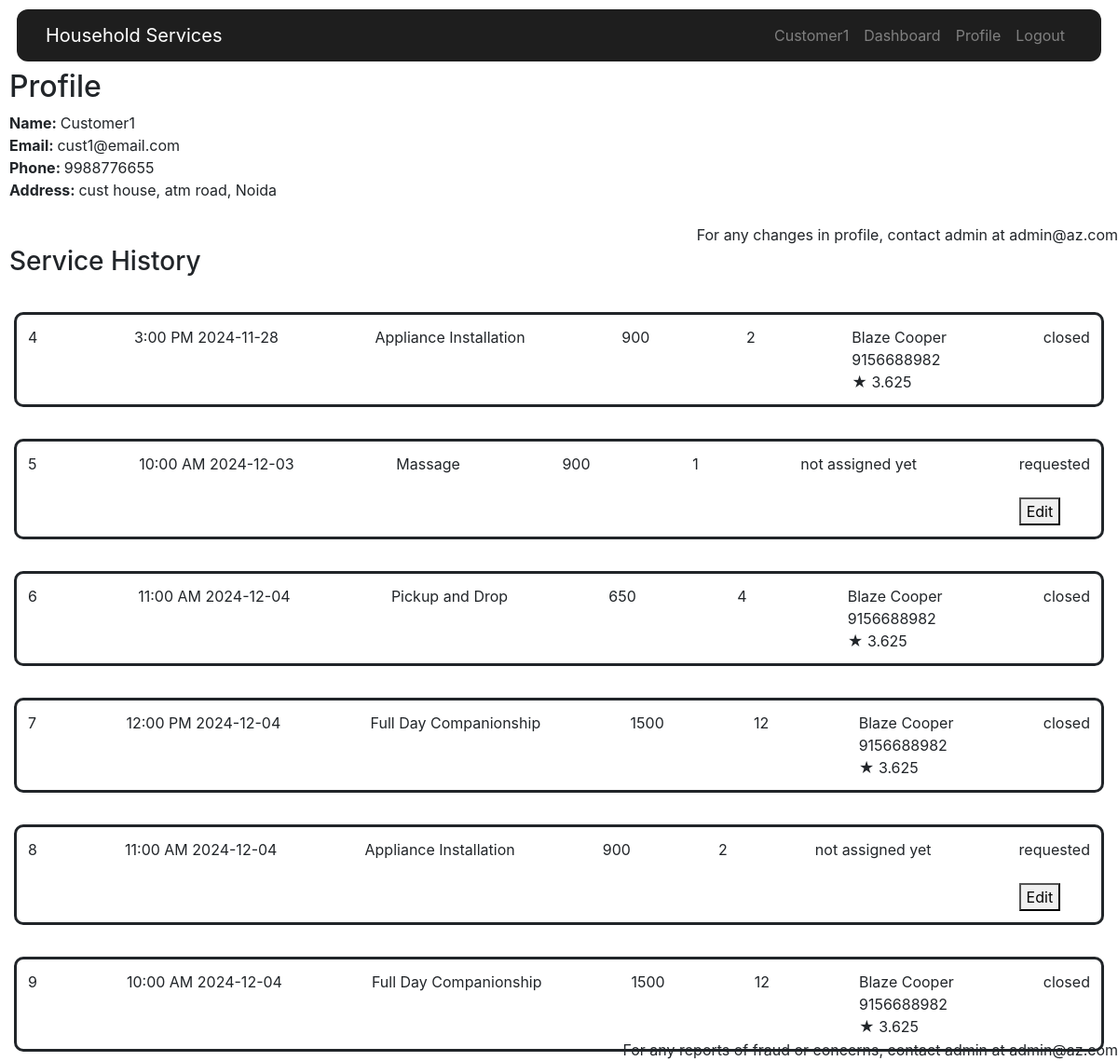
The app's page /profile (signed in) with its own data.
### model.py (models this page shows)
class users(db.Model, UserMixin):
    __tablename__ = 'users'
    id = db.Column(db.Integer, primary_key=True, autoincrement=True)
    name = db.Column(db.String(50), nullable=False)
    mobile = db.Column(db.String(50), nullable=False)
    email = db.Column(db.String(150), unique=True, nullable=False)
    password = db.Column(db.String(150), nullable=False)
    service = db.Column(db.String(150), nullable=True)
    address = db.Column(db.String(150), nullable=False)
    city = db.Column(db.String(50), nullable=False)
    type = db.Column(db.String(50), nullable=False)
    reviews = db.Column(db.String(150), nullable=True)
    status = db.Column(db.String(50), nullable=False)
    s_status = db.Column(db.String(50), nullable=True)
    doc_loc = db.Column(db.String(150), nullable=True)

class service_req(db.Model):
    __tablename__ = 'service_req'
    req_id = db.Column(db.Integer, primary_key=True, autoincrement=True)
    cust_id = db.Column(db.Integer, db.ForeignKey('users.id'))
    prof_id = db.Column(db.Integer, db.ForeignKey('users.id'), nullable=True)
    package_id = db.Column(db.Integer, db.ForeignKey('packages.package_id'))
    service_name= db.Column(db.String, db.ForeignKey('services.service_name'))
    status = db.Column(db.String(50), nullable=False)
    time = db.Column(db.String(50), nullable=False)
    date = db.Column(db.String(50), nullable=False)
    comments = db.Column(db.String(50), nullable=True)

class packages(db.Model):
    __tablename__ = 'packages'
    package_id = db.Column(db.Integer, primary_key=True, autoincrement=True)
    service_id = db.Column(db.Integer, db.ForeignKey('services.service_id'))
    package_name = db.Column(db.String(50), nullable=False)
    duration = db.Column(db.String(50), nullable=False)
    price = db.Column(db.String(50), nullable=False)

### routes/customer_route.py (the view)
    @app.route('/profile')
    @login_required
    @cust_required
    def profile():
        serv_list = service_req.query.filter_by(cust_id=current_user.id).all()
        service_list = []
        for serv in serv_list:
            pk = packages.query.filter_by(package_id=serv.package_id).first()
            if serv.prof_id == None:
                dict = {
                "service_id":serv.req_id,
                "package_name":pk.package_name,
                "price":pk.price,
                "duration":pk.duration,
                "prof_name":"not assigned yet",
                "time": serv.time,
                "date": serv.date,
                "rating":"",
                "status":serv.status,
            }
            else :
                prof = users.query.filter_by(id=serv.prof_id).first()
                dict = {
                "service_id":serv.req_id,
                "package_name":pk.package_name,
                "price":pk.price,
                "phone":prof.mobile,
                "duration":pk.duration,
                "prof_name":prof.name,
                "time": serv.time,
                "date": serv.date,
                "rating":"★ " + prof.reviews,
                "status":serv.status,
            }
            service_list.append(dict)
        data = {
            "name":current_user.name,
            "email":current_user.email,
            "phone":current_user.mobile,
            "address":current_user.address + ", " + current_user.city,
            "history": service_list,
        }
        return render_template("cust_profile.html", data = data)

### routes/customer_route.py (called while the page is built)
def cust_required(f):
    @wraps(f)
    def decorated_function(*args, **kwargs):
        if not current_user.is_authenticated or current_user.type != 'cust':
            abort(403)  # Forbidden
        return f(*args, **kwargs)
    return decorated_function

### templates/cust_profile.html
{% extends "layout.html" %}
{% block script %}
<link rel="stylesheet" href="{{ url_for('static', filename='css/cust_profile.css') }}">
{% endblock %}
    {% block body %}
      <h2>Profile</h2>
      <b>Name: </b> {{data.name}}<br>
      <b>Email: </b> {{data.email}}<br>
      <b>Phone: </b> {{data.phone}}<br>
      <b>Address: </b> {{data.address}}<br><br>
      <div style="position: absolute; right: 0;"> For any changes in profile, contact admin at admin@az.com</div>
      <br>
      <div class="ser-hist">
      <h3>Service History</h3>
      {% for service in data.history %}<br>
        <div class="ser-hist-div">
          <div>{{service.service_id}}</div>
          <div>{{service.time}} {{service.date}}</div>
          <div>{{service.package_name}}</div>
          <div>{{service.price}}</div>
          <div>{{service.duration}}</div>
          <div>{{service.prof_name}}<br>{{service.phone}}<br>{{service.rating}}</div>
          {% if service.status == "accepted" %}
              <button onclick="location.href='/close/{{service.service_id}}'">Close it?</button>
          {% elif service.status == "requested"%}
              <div>{{ service.status }}<br><br><button onclick="location.href='/bookedit/{{service.service_id}}'">Edit</button></div>
          {% else %}
              <div>{{ service.status }}</div>
          {% endif %}
        </div>
      {% endfor %}
      </div>
      <div style="position: fixed; bottom:0; right: 0;">For any reports of fraud or concerns, contact admin at admin@az.com</div>
  {% endblock %}

### templates/layout.html (shortened to what this page needs)
<!DOCTYPE html>
<html lang="en">
    <head>
        <link rel="stylesheet" href="https://stackpath.bootstrapcdn.com/bootstrap/4.5.2/css/bootstrap.min.css">
        <link rel="stylesheet" href="{{ url_for('static', filename='css/layout.css') }}">
    </head>
<body style="margin:10px">
  <nav class="navbar navbar-expand-lg  " id= "navbar-id" >
    <div class="container-fluid" >
        <span class="navbar-brand">Household Services</span>
        <div class="collapse navbar-collapse " id="navbarNav">
            <ul class="navbar-nav ml-auto mb-2 mb-lg-0">
                    {% if current_user.is_authenticated %}
                    <li class="nav-item login-button">
                        <span class="nav-link">{{ current_user.name }}</span>
                    </li>
                    {% if current_user.type == "cust" %}
                        <li class="nav-item login-button">
                            <a class="nav-link" href="/dashboard">Dashboard</a>
                        </li>
                        <li class="nav-item login-button">
                            <a class="nav-link" href="/profile" > Profile</a>
                        </li>
                    {% endif %}
                    <li class="nav-item login-button">
                        <a class="nav-link" href="/logout" > Logout</a>
                    </li>
                    {% endif %}
            </ul>
        </div>
    </div>
</nav>
    {% block body %}
    {% endblock %}
    {% block script %}
        {% endblock %}
</body>
</html>

### static/css/layout.css (style rules this page uses)
#navbar-id { background-color: #1E1E1E; color: #BB86FC; border-radius: 12px; margin:8px; position: sticky; top: 2px; }
.nav-link { color: grey; }
.navbar-brand { color: white; }

### static/css/cust_profile.css (style rules this page uses)
.ser-hist-div { display: flex; flex-direction: row; margin: 5px; justify-content: space-between; border-style: solid; border-radius: 10px; padding: 12px; }

### records on screen
users: name "Customer1", email "cust1@email.com", phone "9988776655"
service_req: time "3:00 PM", date "2024-11-28", status "closed"
packages: package_name "Appliance Installation" "Appliance Installation", price "900" "900"
users: prof_name "Blaze Cooper" "Blaze Cooper" "Blaze Cooper" "Blaze Cooper", phone "9156688982" "9156688982" "9156688982" "9156688982"
service_req: time "10:00 AM", date "2024-12-03", status "requested"
packages: package_name "Massage", price "900"
service_req: time "11:00 AM", date "2024-12-04", status "closed"
packages: package_name "Pickup and Drop", price "650"
service_req: time "12:00 PM", date "2024-12-04", status "closed"
packages: package_name "Full Day Companionship" "Full Day Companionship", price "1500" "1500", duration "12" "12"
service_req: time "11:00 AM", date "2024-12-04", status "requested"
service_req: time "10:00 AM", date "2024-12-04", status "closed"

### other values on screen
{{ data.address }} "cust house, atm road, Noida"
{{ service.service_id }} "4" "5" "6" "7" "8" "9"
{{ service.duration }} "2" "1" "4" "2"
{{ service.rating }} "★ 3.625" "★ 3.625" "★ 3.625" "★ 3.625"
{{ service.prof_name }} "not assigned yet" "not assigned yet"
